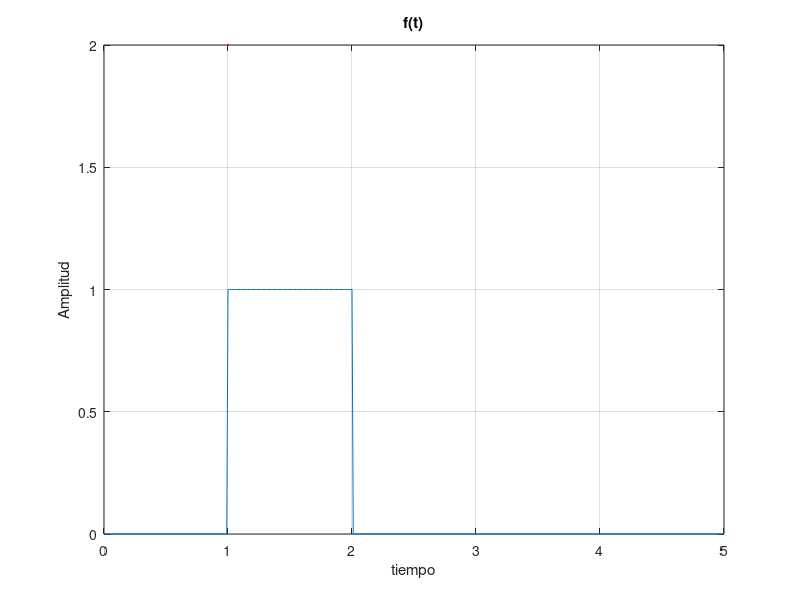

Recreate this plot in MATLAB. (Note: this script raises an error after producing the figure.)
clc, clear %Limpiar variables y pantalla
%>>>>>>>>>FUNCIÓN EN EL DOMINIO DEL TIEMPO<<<<<<<<<<
t=0:0.01:5; %Crear vector con pasos de 0.01
y=double(t>=1 & t<=2); %Amplitudes definidas de forma logica
%Graficar
figure
plot(t,y,LineWidth=2,Color='red') 
%Caracteristicas del gráfico
grid on %Activar la cuadricula
xlabel('tiempo')
ylabel('Amplitud')
title('f(t)')
%>>>>>>>>>TRANSFORMADA DE FOURIER<<<<<<<<<<
syms w F(w)
F(w)=exp(-2/1i*w)*(exp(1i*w)-1);
w=-10:0.1:10;
figure
plot(w,F(w),LineWidth=2,Color='red')
%Caracteristicas del gráfico
grid on %Activar la cuadricula
xlabel('Frecuencia')
ylabel('Amplitud')
title('F(w)')
